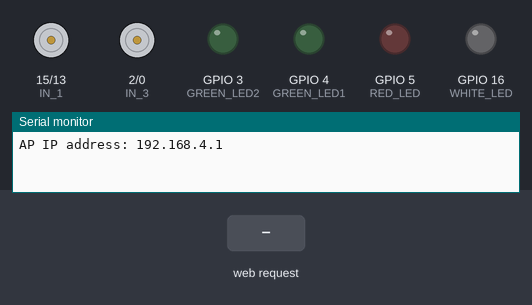
Simulated run of this sketch. Board: ESP8266 (NodeMCU). Parts: motor-driver pin pairs drawn as motors (green arrow = first pin HIGH = forward, orange = second pin HIGH = backward, longer = more drive, scaled by the enable pin), output pins drawn as LEDs (lit = HIGH), the last lines printed to the serial monitor. Inputs (shaded band) come from the test bench.

Above: at 1.2 s.
1.3 s: HTTP request GET /?State=F received
At 2.0 s:
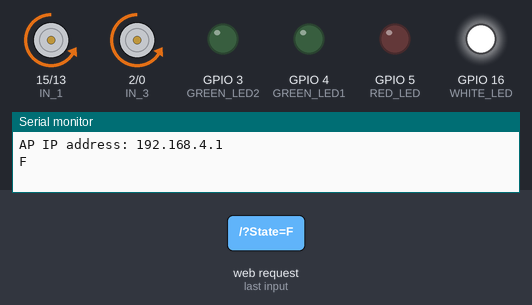
2.8 s: HTTP request GET /?State=B received
At 3.2 s:
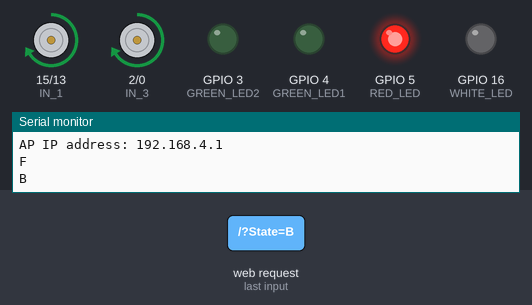
4.3 s: HTTP request GET /?State=L received
At 5.5 s:
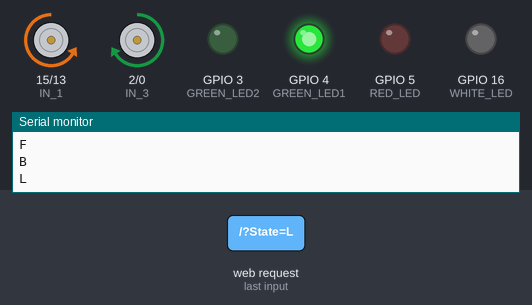
5.8 s: HTTP request GET /?State=R received
At 6.6 s:
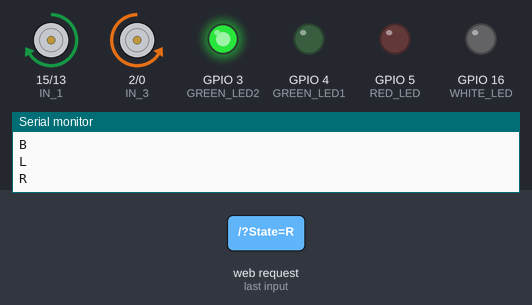
Timing chart, 0 to 8.3 s (numbered marks = the images above; inputs shaded):
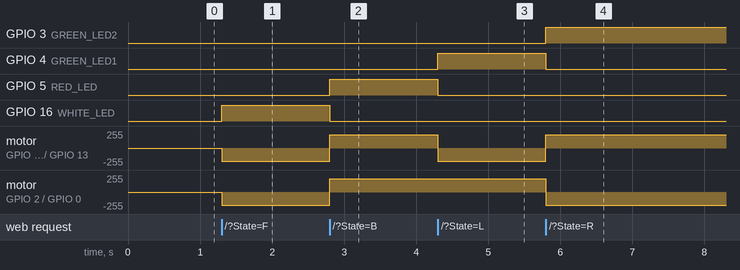

The sketch:

robotcarcode.ino
```cpp
#include <Arduino.h>
#include <ESP8266WiFi.h>
#include <WiFiClient.h>
#include <ESP8266WebServer.h>

#define ENA   14          // Enable/speed motors Right        GPIO14(D5)
#define ENB   12          // Enable/speed motors Left         GPIO12(D6)
#define IN_1  15          // L298N in1 motors Right          GPIO15(D8)
#define IN_2  13          // L298N in2 motors Right          GPIO13(D7)
#define IN_3  2           // L298N in3 motors Left           GPIO2(D4)
#define IN_4  0           // L298N in4 motors Left           GPIO0(D3)

// Define LED pins
#define WHITE_LED 16    // GPIO16 (D0)
#define RED_LED 5       // GPIO5 (D1)
#define GREEN_LED1 4    // GPIO4 (D2)
#define GREEN_LED2 3    // GPIO3 (D3)

int speedCar = 800;     // 400 - 1023.
int speed_Coeff = 3;

const char* ssid = "ZahidRobotCar";
ESP8266WebServer server(80);

String command;

void setup() {
  pinMode(ENA, OUTPUT);
  pinMode(ENB, OUTPUT);
  pinMode(IN_1, OUTPUT);
  pinMode(IN_2, OUTPUT);
  pinMode(IN_3, OUTPUT);
  pinMode(IN_4, OUTPUT);

  pinMode(WHITE_LED, OUTPUT);
  pinMode(RED_LED, OUTPUT);
  pinMode(GREEN_LED1, OUTPUT);
  pinMode(GREEN_LED2, OUTPUT);

  Serial.begin(115200);

  // Connecting WiFi
  WiFi.mode(WIFI_AP);
  WiFi.softAP(ssid);
  IPAddress myIP = WiFi.softAPIP();
  Serial.print("AP IP address: ");
  Serial.println(myIP);

  // Starting WEB-server
  server.on("/", HTTP_handleRoot);
  server.onNotFound(HTTP_handleRoot);
  server.begin();
}

void ledController(bool white, bool red, bool green1, bool green2) {
  digitalWrite(WHITE_LED, white);
  digitalWrite(RED_LED, red);
  digitalWrite(GREEN_LED1, green1);
  digitalWrite(GREEN_LED2, green2);
}

void moveCar(bool in1, bool in2, bool in3, bool in4) {
  digitalWrite(IN_1, in1);
  digitalWrite(IN_2, in2);
  digitalWrite(IN_3, in3);
  digitalWrite(IN_4, in4);
}

void goAhead() {
  ledController(true, false, false, false); // White LED blinks when going forward
  moveCar(false, true, false, true);
  analogWrite(ENA, speedCar);
  analogWrite(ENB, speedCar);
}

void goBack() {
  ledController(false, true, false, false); // Red LED blinks when going backward
  moveCar(true, false, true, false);
  analogWrite(ENA, speedCar);
  analogWrite(ENB, speedCar);
}

void goLeft() {
  ledController(false, false, true, false); // Green LED 1 blinks when going left
  moveCar(false, true, true, false);
  analogWrite(ENA, speedCar);
  analogWrite(ENB, speedCar);
}

void goRight() {
  ledController(false, false, false, true); // Green LED 2 blinks when going right
  moveCar(true, false, false, true);
  analogWrite(ENA, speedCar);
  analogWrite(ENB, speedCar);
}

void goAheadRight() {
  ledController(true, false, false, false); // White LED blinks when going ahead-right
  moveCar(false, true, false, true);
  analogWrite(ENA, speedCar / speed_Coeff);
  analogWrite(ENB, speedCar);
}

void goAheadLeft() {
  ledController(true, false, false, true); // White and Green LEDs blink when going ahead-left
  moveCar(false, true, true, false);
  analogWrite(ENA, speedCar);
  analogWrite(ENB, speedCar);
}

void goBackRight() {
  ledController(false, true, true, false); // Red and Green LEDs blink when going back-right
  moveCar(true, false, false, true);
  analogWrite(ENA, speedCar);
  analogWrite(ENB, speedCar);
}

void goBackLeft() {
  ledController(false, true, false, true); // Red and Green LEDs blink when going back-left
  moveCar(true, false, true, false);
  analogWrite(ENA, speedCar);
  analogWrite(ENB, speedCar);
}

void stopRobot() {
  ledController(false, true, false, false); // Red LED blinks when stopping
  moveCar(false, false, false, false);
  analogWrite(ENA, speedCar);
  analogWrite(ENB, speedCar);
}

void loop() {
  server.handleClient();

  command = server.arg("State");

  if (command == "F") goAhead();
  else if (command == "B") goBack();
  else if (command == "L") goLeft();
  else if (command == "R") goRight();
  else if (command == "I") goAheadRight();
  else if (command == "G") goAheadLeft();
  else if (command == "J") goBackRight();
  else if (command == "H") goBackLeft();
  else if (command == "0") speedCar = 400;
  else if (command == "1") speedCar = 470;
  else if (command == "2") speedCar = 540;
  else if (command == "3") speedCar = 610;
  else if (command == "4") speedCar = 680;
  else if (command == "5") speedCar = 750;
  else if (command == "6") speedCar = 820;
  else if (command == "7") speedCar = 890;
  else if (command == "8") speedCar = 960;
  else if (command == "9") speedCar = 1023;
  else if (command == "S") stopRobot();
}

void HTTP_handleRoot(void) {
  if (server.hasArg("State")) {
    Serial.println(server.arg("State"));
  }
  server.send(200, "text/html", "");
  delay(1);
}
```

Measured:
- after the input at 1.3 s, GPIO 16 (WHITE_LED): LOW → HIGH at once; motor on GPIO 15 (IN_1) / GPIO 13 (IN_2), motor on GPIO 2 (IN_3) / GPIO 0 (IN_4): stopped → backward 199/255 at once
- after the input at 2.8 s, GPIO 5 (RED_LED): LOW → HIGH at once; GPIO 16 (WHITE_LED): HIGH → LOW at once; motor on GPIO 15 (IN_1) / GPIO 13 (IN_2), motor on GPIO 2 (IN_3) / GPIO 0 (IN_4): backward 199/255 → forward 199/255 at once
- after the input at 4.3 s, GPIO 4 (GREEN_LED1): LOW → HIGH at once; GPIO 5 (RED_LED): HIGH → LOW at once; motor on GPIO 15 (IN_1) / GPIO 13 (IN_2): forward 199/255 → backward 199/255 at once
- after the input at 5.8 s, GPIO 3 (GREEN_LED2): LOW → HIGH at once; GPIO 4 (GREEN_LED1): HIGH → LOW at once; motor on GPIO 15 (IN_1) / GPIO 13 (IN_2): backward 199/255 → forward 199/255 at once; motor on GPIO 2 (IN_3) / GPIO 0 (IN_4): forward 199/255 → backward 199/255 at once
